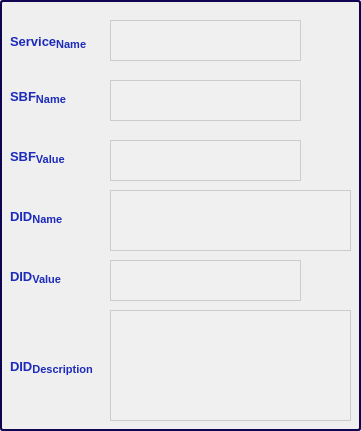
    <widget class="QGroupBox" name="groupBox_5">
     <property name="geometry">
      <rect>
       <x>510</x>
       <y>40</y>
       <width>361</width>
       <height>431</height>
      </rect>
     </property>
     <property name="styleSheet">
      <string notr="true">QGroupBox { 
     border: 2px solid #0f0550; 
     border-radius: 3px; 
 } </string>
     </property>
     <property name="title">
      <string/>
     </property>
     <widget class="QLabel" name="ServiceNameLabel">
      <property name="geometry">
       <rect>
        <x>10</x>
        <y>20</y>
        <width>101</width>
        <height>41</height>
       </rect>
      </property>
      <property name="styleSheet">
       <string notr="true">color:#1c2bba</string>
      </property>
      <property name="text">
       <string>&lt;html&gt;&lt;head/&gt;&lt;body&gt;&lt;p&gt;&lt;span style=&quot; font-size:10pt; font-weight:700;&quot;&gt;Service&lt;/span&gt;&lt;span style=&quot; font-size:12pt; font-weight:700; vertical-align:sub;&quot;&gt;Name&lt;/span&gt;&lt;/p&gt;&lt;/body&gt;&lt;/html&gt;</string>
      </property>
     </widget>
     <widget class="QTextEdit" name="ServiceNameField">
      <property name="geometry">
       <rect>
        <x>110</x>
        <y>20</y>
        <width>191</width>
        <height>41</height>
       </rect>
      </property>
      <property name="styleSheet">
       <string notr="true">background-color: #f0f0f0;
border: 1px solid #ccc;
padding: 5px;
font-size: 13px;
font-weight:bold;
font-family: 'Times New Roman'; 
color: #333;</string>
      </property>
     </widget>
     <widget class="QLabel" name="SBFNameLabel">
      <property name="geometry">
       <rect>
        <x>10</x>
        <y>80</y>
        <width>91</width>
        <height>31</height>
       </rect>
      </property>
      <property name="styleSheet">
       <string notr="true">color:#1c2bba</string>
      </property>
      <property name="text">
       <string>&lt;html&gt;&lt;head/&gt;&lt;body&gt;&lt;p&gt;&lt;span style=&quot; font-size:10pt; font-weight:700;&quot;&gt;SBF&lt;/span&gt;&lt;span style=&quot; font-size:12pt; font-weight:700; vertical-align:sub;&quot;&gt;Name&lt;/span&gt;&lt;/p&gt;&lt;/body&gt;&lt;/html&gt;</string>
      </property>
     </widget>
     <widget class="QTextEdit" name="SBFNameField">
      <property name="geometry">
       <rect>
        <x>110</x>
        <y>80</y>
        <width>191</width>
        <height>41</height>
       </rect>
      </property>
      <property name="styleSheet">
       <string notr="true">background-color: #f0f0f0;
border: 1px solid #ccc;
padding: 5px;
font-size: 13px;
font-weight:bold;
font-family: 'Times New Roman'; 
color: #333;</string>
      </property>
     </widget>
     <widget class="QLabel" name="SBFValueLabel">
      <property name="geometry">
       <rect>
        <x>10</x>
        <y>140</y>
        <width>81</width>
        <height>31</height>
       </rect>
      </property>
      <property name="styleSheet">
       <string notr="true">color:#1c2bba</string>
      </property>
      <property name="text">
       <string>&lt;html&gt;&lt;head/&gt;&lt;body&gt;&lt;p&gt;&lt;span style=&quot; font-size:10pt; font-weight:700;&quot;&gt;SBF&lt;/span&gt;&lt;span style=&quot; font-size:12pt; font-weight:700; vertical-align:sub;&quot;&gt;Value&lt;/span&gt;&lt;/p&gt;&lt;/body&gt;&lt;/html&gt;</string>
      </property>
     </widget>
     <widget class="QTextEdit" name="SBFValueField">
      <property name="geometry">
       <rect>
        <x>110</x>
        <y>140</y>
        <width>191</width>
        <height>41</height>
       </rect>
      </property>
      <property name="styleSheet">
       <string notr="true">background-color: #f0f0f0;
border: 1px solid #ccc;
padding: 5px;
font-size: 13px;
font-weight:bold;
font-family: 'Times New Roman'; 
color: #333;</string>
      </property>
     </widget>
     <widget class="QLabel" name="DIDNameLabel">
      <property name="geometry">
       <rect>
        <x>10</x>
        <y>200</y>
        <width>81</width>
        <height>31</height>
       </rect>
      </property>
      <property name="styleSheet">
       <string notr="true">color:#1c2bba
</string>
      </property>
      <property name="text">
       <string>&lt;html&gt;&lt;head/&gt;&lt;body&gt;&lt;p&gt;&lt;span style=&quot; font-size:10pt; font-weight:700;&quot;&gt;DID&lt;/span&gt;&lt;span style=&quot; font-size:12pt; font-weight:700; vertical-align:sub;&quot;&gt;Name&lt;/span&gt;&lt;/p&gt;&lt;/body&gt;&lt;/html&gt;</string>
      </property>
     </widget>
     <widget class="QTextEdit" name="DIDNameField">
      <property name="geometry">
       <rect>
        <x>110</x>
        <y>190</y>
        <width>241</width>
        <height>61</height>
       </rect>
      </property>
      <property name="styleSheet">
       <string notr="true">background-color: #f0f0f0;
border: 1px solid #ccc;
padding: 5px;
font-size: 13px;
font-weight:bold;
font-family: 'Times New Roman'; 
color: #333;</string>
      </property>
     </widget>
     <widget class="QLabel" name="DIDValueLabel">
      <property name="geometry">
       <rect>
        <x>10</x>
        <y>260</y>
        <width>71</width>
        <height>31</height>
       </rect>
      </property>
      <property name="styleSheet">
       <string notr="true">color:#1c2bba</string>
      </property>
      <property name="text">
       <string>&lt;html&gt;&lt;head/&gt;&lt;body&gt;&lt;p&gt;&lt;span style=&quot; font-size:10pt; font-weight:700;&quot;&gt;DID&lt;/span&gt;&lt;span style=&quot; font-size:12pt; font-weight:700; vertical-align:sub;&quot;&gt;Value&lt;/span&gt;&lt;/p&gt;&lt;/body&gt;&lt;/html&gt;</string>
      </property>
     </widget>
     <widget class="QTextEdit" name="DIDValueField">
      <property name="geometry">
       <rect>
        <x>110</x>
        <y>260</y>
        <width>191</width>
        <height>41</height>
       </rect>
      </property>
      <property name="styleSheet">
       <string notr="true">background-color: #f0f0f0;
border: 1px solid #ccc;
padding: 5px;
font-size: 13px;
font-weight:bold;
font-family: 'Times New Roman'; 
color: #333;</string>
      </property>
     </widget>
     <widget class="QLabel" name="DIDDescription">
      <property name="geometry">
       <rect>
        <x>10</x>
        <y>350</y>
        <width>91</width>
        <height>31</height>
       </rect>
      </property>
      <property name="styleSheet">
       <string notr="true">color:#1c2bba</string>
      </property>
      <property name="text">
       <string>&lt;html&gt;&lt;head/&gt;&lt;body&gt;&lt;p&gt;&lt;span style=&quot; font-size:10pt; font-weight:700;&quot;&gt;DID&lt;/span&gt;&lt;span style=&quot; font-size:12pt; font-weight:700; vertical-align:sub;&quot;&gt;Description&lt;/span&gt;&lt;/p&gt;&lt;/body&gt;&lt;/html&gt;</string>
      </property>
     </widget>
     <widget class="QTextEdit" name="DIDDescriptionField">
      <property name="geometry">
       <rect>
        <x>110</x>
        <y>310</y>
        <width>241</width>
        <height>111</height>
       </rect>
      </property>
      <property name="styleSheet">
       <string notr="true">background-color: #f0f0f0;
border: 1px solid #ccc;
padding: 5px;
font-size: 13px;
font-weight:bold;
font-family: 'Times New Roman'; 
color: #333;</string>
      </property>
     </widget>
    </widget>
